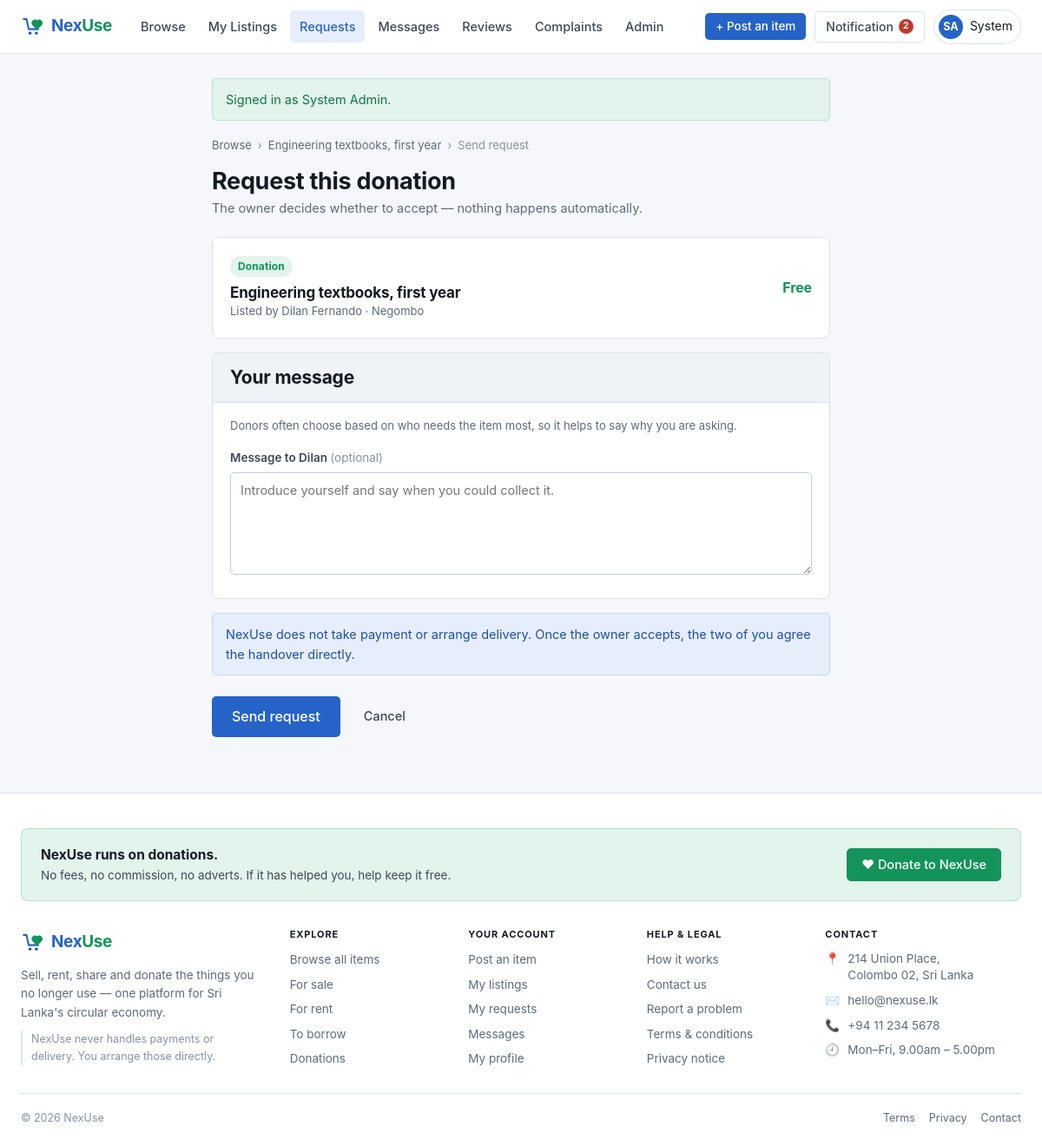
/requests/send/20 (signed in), run on the app's committed database.
### tables this page shows
CREATE TABLE users (
  user_id        INT UNSIGNED NOT NULL AUTO_INCREMENT,
  name           VARCHAR(100)  NOT NULL,
  email          VARCHAR(190)  NOT NULL,
  password_hash  VARCHAR(255)  NOT NULL,
  phone          VARCHAR(20)   DEFAULT NULL,
  address        VARCHAR(255)  DEFAULT NULL,
  city           VARCHAR(80)   DEFAULT NULL,
  bio            TEXT          DEFAULT NULL,
  avatar_path    VARCHAR(255)  DEFAULT NULL,
  role           ENUM('admin','member')            NOT NULL DEFAULT 'member',
  status         ENUM('active','suspended')        NOT NULL DEFAULT 'active',
  created_at     DATETIME      NOT NULL DEFAULT CURRENT_TIMESTAMP,
  PRIMARY KEY (user_id),
  UNIQUE KEY uq_users_email (email),
  KEY idx_users_role (role),
  KEY idx_users_status (status)
);

CREATE TABLE listings (
  listing_id      INT UNSIGNED NOT NULL AUTO_INCREMENT,
  user_id         INT UNSIGNED NOT NULL,
  category_id     INT UNSIGNED DEFAULT NULL,
  title           VARCHAR(150) NOT NULL,
  description     TEXT         NOT NULL,
  item_condition  ENUM('new','like_new','good','fair','poor')   NOT NULL DEFAULT 'good',
  listing_type    ENUM('sell','rent','share','donate')          NOT NULL,
  price           DECIMAL(10,2) DEFAULT NULL,   
  location        VARCHAR(120) DEFAULT NULL,
  status          ENUM('available','reserved','completed','removed') NOT NULL DEFAULT 'available',
  created_at      DATETIME     NOT NULL DEFAULT CURRENT_TIMESTAMP,
  updated_at      DATETIME     NOT NULL DEFAULT CURRENT_TIMESTAMP ON UPDATE CURRENT_TIMESTAMP,
  PRIMARY KEY (listing_id),
  KEY idx_listings_user (user_id),
  KEY idx_listings_category (category_id),
  KEY idx_listings_status (status),
  KEY idx_listings_type (listing_type),
  CONSTRAINT fk_listings_user
    FOREIGN KEY (user_id) REFERENCES users (user_id) ON DELETE CASCADE,
  CONSTRAINT fk_listings_category
    FOREIGN KEY (category_id) REFERENCES categories (category_id) ON DELETE SET NULL
);

### app/Views/requests/send.php (the view, shortened to what the rows shown need)
<?php
$id = (int) $listing['listing_id'];
$heading = match ($type) {
    'buy'    => 'Request to buy this item',
    'rent'   => 'Request to rent this item',
    'borrow' => 'Ask to borrow this item',
    default  => 'Request this donation',
};
?>
<nav class="breadcrumb">
  <a href="<?= url('/browse') ?>">Browse</a> ›
  <a href="<?= url('/listings/' . $id) ?>"><?= e(excerpt((string) $listing['title'], 34)) ?></a> ›
  <span>Send request</span>
</nav>
<div class="page-head">
  <div>
    <h1><?= e($heading) ?></h1>
    <p class="subtitle">The owner decides whether to accept — nothing happens automatically.</p>
  </div>
</div>
<div class="card mb-2">
  <div class="flex flex-wrap" style="justify-content:space-between;">
    <div>
      <span class="badge badge-<?= e($listing['listing_type']) ?> mb-1">
        <?= e(listing_type_label((string) $listing['listing_type'])) ?>
      </span>
      <h3 class="mb-0"><?= e($listing['title']) ?></h3>
      <p class="small muted mb-0">
        Listed by <?= e($listing['owner_name']) ?> · <?= e($listing['location'] ?: 'Sri Lanka') ?>
      </p>
    </div>
    <div class="right">
      <?php if (in_array($listing['listing_type'], ['sell', 'rent'], true)): ?>
        <span class="listing-price"><?= e(money($listing['price'])) ?></span>
        <?php if ($listing['listing_type'] === 'rent'): ?>
          <span class="per small muted">per day</span>
        <?php endif; ?>
      <?php else: ?>
        <span class="listing-price free">Free</span>
      <?php endif; ?>
    </div>
  </div>
</div>
<form method="post" action="<?= url('/requests/send/' . $id) ?>" novalidate>
  <div class="card mb-2">
    <?php if ($returnable): ?>
      <div class="card-head"><h2>When do you need it?</h2></div>
      <div class="form-row">
        <div class="form-group">
          <label for="start_date">From</label>
          <input type="date" id="start_date" name="start_date"
                 value="<?= e(old('start_date')) ?>" min="<?= date('Y-m-d') ?>"
                 class="<?= isset($errors['start_date']) ? 'has-error' : '' ?>" required>
          <?php if (isset($errors['start_date'])): ?>
            <p class="field-error"><?= e($errors['start_date']) ?></p>
          <?php endif; ?>
        </div>
        <div class="form-group">
          <label for="return_date">Returning on</label>
          <input type="date" id="return_date" name="return_date"
                 value="<?= e(old('return_date')) ?>" min="<?= date('Y-m-d') ?>"
                 class="<?= isset($errors['return_date']) ? 'has-error' : '' ?>" required>
          <?php if (isset($errors['return_date'])): ?>
            <p class="field-error"><?= e($errors['return_date']) ?></p>
          <?php endif; ?>
        </div>
      </div>
      <?php if ($listing['listing_type'] === 'rent'): ?>
        <p class="field-hint">
          The owner may adjust these dates when they accept. Payment is arranged
          directly between the two of you.
        </p>
      <?php else: ?>
        <p class="field-hint">Free to borrow — just bring it back on the agreed day.</p>
      <?php endif; ?>
    <?php else: ?>
      <div class="card-head"><h2>Your message</h2></div>
      <p class="small muted mb-2">
        <?= $type === 'donation'
            ? 'Donors often choose based on who needs the item most, so it helps to say why you are asking.'
            : 'Say when you could collect it, and ask anything you need to know.' ?>
      </p>
    <?php endif; ?>
    <div class="form-group mb-0">
      <label for="message">Message to <?= e(explode(' ', (string) $listing['owner_name'])[0]) ?>
        <span class="optional">(optional)</span></label>
      <textarea id="message" name="message"
                class="<?= isset($errors['message']) ? 'has-error' : '' ?>"
                placeholder="Introduce yourself and say when you could collect it."><?= e(old('message')) ?></textarea>
    </div>
  </div>
  <div class="alert alert-info">
    <span>
      NexUse does not take payment or arrange delivery. Once the owner accepts, the two
      of you agree the handover directly.
    </span>
  </div>
  <div class="form-actions">
    <button type="submit" class="btn btn-lg">Send request</button>
    <a class="btn btn-ghost" href="<?= url('/listings/' . $id) ?>">Cancel</a>
  </div>
</form>

### app/Core/Router.php (shortened to what the rows shown need)
<?php
class Router
{
    private array $routes = ['GET' => [], 'POST' => []];
    public function get(string $path, array $action): void
    {
        $this->routes['GET'][$this->normalise($path)] = $action;
    }
    public function post(string $path, array $action): void
    {
        $this->routes['POST'][$this->normalise($path)] = $action;
    }
    public function dispatch(string $method, string $path): void
    {
        $method = strtoupper($method);
        $path   = $this->normalise($path);
        foreach ($this->routes[$method] as $route => $action) {
            if (!str_contains($route, '{')) {
                continue;
            }
            $token   = 'ROUTEPARAM';
            $stencil = preg_replace('#\{[a-z_]+\}#', $token, $route) ?? $route;
            $pattern = '#^' . str_replace($token, '([0-9]+)', preg_quote($stencil, '#')) . '$#';
            if (preg_match($pattern, $path, $matches)) {
                array_shift($matches);
                $this->run($action, array_map('intval', $matches));
                return;
            }
        }
    }
    private function run(array $action, array $arguments): void
    {
        [$class, $method] = $action;
        $controller = new $class();
        $controller->$method(...$arguments);
    }
    private function normalise(string $path): string
    {
        $path = '/' . trim($path, '/');
        return $path === '/' ? '/' : rtrim($path, '/');
    }
}

### app/Views/layouts/app.php (shortened to what the rows shown need)
<?php
$navActive = $navActive ?? '';
$user      = auth_user();
$unread    = $user !== null ? Notification::unreadCount((int) $user['user_id']) : 0;
$unreadMsg = $user !== null ? Conversation::unreadTotalFor((int) $user['user_id']) : 0;
$containerClass = 'container';
if (!empty($narrow))    { $containerClass .= ' container-narrow'; }
?>
<!DOCTYPE html>
<html lang="en">
<head>
<link rel="stylesheet" href="<?= asset('css/app.css') ?>">
</head>
<body>
<header class="site-header">
  <div class="container">
    <a class="brand" href="<?= url('/') ?>">
      <span><span class="nex">Nex</span><span class="use">Use</span></span>
    </a>
    <nav class="main-nav">
      <a href="<?= url('/browse') ?>" class="<?= $navActive === 'browse' ? 'active' : '' ?>">Browse</a>
      <?php if ($user !== null): ?>
        <a href="<?= url('/listings') ?>"      class="<?= $navActive === 'listings' ? 'active' : '' ?>">My Listings</a>
        <a href="<?= url('/requests/received') ?>" class="<?= $navActive === 'requests' ? 'active' : '' ?>">Requests</a>
        <a href="<?= url('/messages') ?>" class="<?= $navActive === 'messages' ? 'active' : '' ?>">
          Messages<?php if ($unreadMsg > 0): ?><span class="nav-badge"><?= $unreadMsg > 9 ? '9+' : $unreadMsg ?></span><?php endif; ?>
        </a>
        <a href="<?= url('/reviews') ?>"       class="<?= $navActive === 'reviews' ? 'active' : '' ?>">Reviews</a>
        <a href="<?= url('/complaints') ?>"    class="<?= $navActive === 'complaints' ? 'active' : '' ?>">Complaints</a>
        <?php if ($user['role'] === 'admin'): ?>
          <a href="<?= url('/admin') ?>" class="<?= $navActive === 'admin' ? 'active' : '' ?>">Admin</a>
        <?php endif; ?>
      <?php else: ?>
        <a href="<?= url('/about') ?>" class="<?= $navActive === 'about' ? 'active' : '' ?>">How it works</a>
      <?php endif; ?>
    </nav>
    <div class="header-actions">
      <?php if ($user !== null): ?>
        <a class="btn btn-sm hide-sm" href="<?= url('/listings/create') ?>">+ Post an item</a>
        <a class="notif-toggle" href="#notifications" data-modal-open="notifications">
          Notification
          <?php if ($unread > 0): ?>
            <span class="nav-badge"><?= $unread > 99 ? '99+' : $unread ?><span class="sr-only"> unread</span></span>
          <?php endif; ?>
        </a>
        <div class="account">
          <button class="account-toggle" type="button" data-dropdown="account-menu" aria-haspopup="true">
            <?= avatar($user) ?>
            <span class="hide-sm"><?= e(explode(' ', (string) $user['name'])[0]) ?></span>
          </button>
        </div>
      <?php else: ?>
        <a class="btn btn-secondary btn-sm" href="<?= url('/login') ?>">Sign in</a>
        <a class="btn btn-sm" href="<?= url('/register') ?>">Create account</a>
      <?php endif; ?>
    </div>
  </div>
</header>
<main class="page">
  <div class="<?= e($containerClass) ?>">
    <?php foreach (Session::takeFlash() as $message): ?>
      <div class="alert alert-<?= e($message['type']) ?>">
        <span><?= e($message['message']) ?></span>
      </div>
    <?php endforeach; ?>
    <?= $content ?>
  </div>
</main>
<?php if (empty($hideFooter)): ?>
<footer class="site-footer">
  <div class="container">
    <div class="donate-band">
      <div>
        <strong>NexUse runs on donations.</strong>
        <span>No fees, no commission, no adverts. If it has helped you, help keep it free.</span>
      </div>
      <a class="btn btn-donate" href="#donate" data-modal-open="donate">♥ Donate to NexUse</a>
    </div>
    <div class="footer-grid">
      <div class="footer-brand">
        <a class="brand" href="<?= url('/') ?>">
          <span><span class="nex">Nex</span><span class="use">Use</span></span>
        </a>
        <p class="footer-tagline">
          Sell, rent, share and donate the things you no longer use — one platform for
          Sri Lanka's circular economy.
        </p>
        <p class="footer-note">
          NexUse never handles payments or delivery. You arrange those directly.
        </p>
      </div>
      <div class="footer-col">
        <h4>Explore</h4>
        <a href="<?= url('/browse') ?>">Browse all items</a>
        <a href="<?= url('/browse?type=sell') ?>">For sale</a>
        <a href="<?= url('/browse?type=rent') ?>">For rent</a>
        <a href="<?= url('/browse?type=share') ?>">To borrow</a>
        <a href="<?= url('/browse?type=donate') ?>">Donations</a>
      </div>
      <div class="footer-col">
        <h4>Your account</h4>
        <?php if ($user !== null): ?>
          <a href="<?= url('/listings/create') ?>">Post an item</a>
          <a href="<?= url('/listings') ?>">My listings</a>
          <a href="<?= url('/requests/sent') ?>">My requests</a>
          <a href="<?= url('/messages') ?>">Messages</a>
          <a href="<?= url('/profile') ?>">My profile</a>
        <?php else: ?>
          <a href="<?= url('/register') ?>">Create an account</a>
          <a href="<?= url('/login') ?>">Sign in</a>
          <a href="<?= url('/about') ?>">How it works</a>
        <?php endif; ?>
      </div>
      <div class="footer-col">
        <h4>Help &amp; legal</h4>
        <a href="<?= url('/about') ?>">How it works</a>
        <a href="<?= url('/contact') ?>">Contact us</a>
        <a href="<?= url('/complaints/report') ?>">Report a problem</a>
        <a href="<?= url('/terms') ?>">Terms &amp; conditions</a>
        <a href="<?= url('/privacy') ?>">Privacy notice</a>
      </div>
      <div class="footer-col footer-contact">
        <h4>Contact</h4>
        <address>
          <span class="contact-line">
            <span aria-hidden="true">📍</span>
            214 Union Place,<br>Colombo 02, Sri Lanka
          </span>
          <span class="contact-line">
            <span aria-hidden="true">✉️</span>
            <a href="mailto:hello@nexuse.lk">hello@nexuse.lk</a>
          </span>
          <span class="contact-line">
            <span aria-hidden="true">📞</span>
            <a href="tel:+94112345678">+94 11 234 5678</a>
          </span>
          <span class="contact-line">
            <span aria-hidden="true">🕘</span>
            Mon–Fri, 9.00am – 5.00pm
          </span>
        </address>
      </div>
    </div>
    <div class="footer-bottom">
      <span>&copy; <?= date('Y') ?> NexUse</span>
      <span class="footer-bottom-links">
        <a href="<?= url('/terms') ?>">Terms</a>
        <a href="<?= url('/privacy') ?>">Privacy</a>
        <a href="<?= url('/contact') ?>">Contact</a>
      </span>
    </div>
  </div>
</footer>
<?php endif; ?>
</body>
</html>

### app/Helpers/functions.php (shortened to what the rows shown need)
<?php
function e(mixed $value): string
{
    return htmlspecialchars((string) $value, ENT_QUOTES | ENT_SUBSTITUTE, 'UTF-8');
}
function url(string $path = ''): string
{
    $base = rtrim((string) Config::get('base_url', ''), '/');
    $path = ltrim($path, '/');
    return $path === '' ? ($base === '' ? '/' : $base) : $base . '/' . $path;
}
function asset(string $path): string
{
    return url('assets/' . ltrim($path, '/'));
}
function excerpt(string $text, int $length = 120): string
{
    $text = trim(preg_replace('/\s+/', ' ', $text) ?? '');
    if (mb_strlen($text) <= $length) {
        return $text;
    }
    $cut = mb_substr($text, 0, $length);
    $gap = mb_strrpos($cut, ' ');
    return rtrim($gap !== false ? mb_substr($cut, 0, $gap) : $cut, ',.;:') . '…';
}
function initials(string $name): string
{
    $parts = preg_split('/\s+/', trim($name)) ?: [];
    $first = mb_substr($parts[0] ?? '', 0, 1);
    $last  = count($parts) > 1 ? mb_substr($parts[count($parts) - 1], 0, 1) : '';
    return mb_strtoupper($first . $last);
}
function listing_type_label(string $type): string
{
    return [
        'sell'   => 'For sale',
        'rent'   => 'For rent',
        'share'  => 'To borrow',
        'donate' => 'Donation',
    ][$type] ?? ucfirst($type);
}
function request_type_for(string $listingType): string
{
    return [
        'sell'   => 'buy',
        'rent'   => 'rent',
        'share'  => 'borrow',
        'donate' => 'donation',
    ][$listingType] ?? 'buy';
}
function is_returnable(string $listingType): bool
{
    return in_array($listingType, ['rent', 'share'], true);
}
function auth_user(): ?array
{
    return Auth::user();
}
function avatar(array $person, string $size = ''): string
{
    $classes = trim('avatar ' . $size);
    $name    = (string) ($person['name'] ?? '');
    $path    = $person['avatar_path'] ?? null;
    return '<span class="' . e($classes) . '">' . e(initials($name)) . '</span>';
}

### data on the page
users: name "SA", name "System"
listings: title "Engineering textbooks, first year", listing_type "Donation", user.name "Dilan Fernando", location "Negombo", user.name "Dilan"

### other printed values
$unread "2"
$message['message'] "Signed in as System Admin."
$heading "Request this donation"
